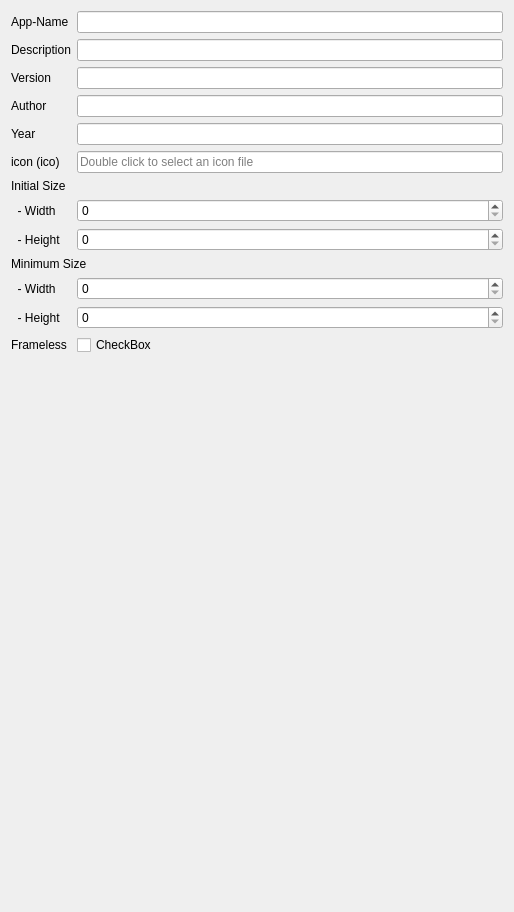
             <widget class="QWidget" name="page_8">
              <property name="geometry">
               <rect>
                <x>0</x>
                <y>0</y>
                <width>514</width>
                <height>912</height>
               </rect>
              </property>
              <property name="styleSheet">
               <string notr="true"/>
              </property>
              <attribute name="label">
               <string>Window</string>
              </attribute>
              <layout class="QFormLayout" name="formLayout_2">
               <item row="0" column="0">
                <widget class="QLabel" name="label">
                 <property name="minimumSize">
                  <size>
                   <width>0</width>
                   <height>0</height>
                  </size>
                 </property>
                 <property name="text">
                  <string>App-Name</string>
                 </property>
                </widget>
               </item>
               <item row="0" column="1">
                <widget class="QLineEdit" name="builder__window__app_name"/>
               </item>
               <item row="1" column="0">
                <widget class="QLabel" name="label_8">
                 <property name="text">
                  <string>Description</string>
                 </property>
                </widget>
               </item>
               <item row="1" column="1">
                <widget class="QLineEdit" name="builder__window__description"/>
               </item>
               <item row="2" column="0">
                <widget class="QLabel" name="label_2">
                 <property name="text">
                  <string>Version</string>
                 </property>
                </widget>
               </item>
               <item row="2" column="1">
                <widget class="QLineEdit" name="builder__window__version"/>
               </item>
               <item row="3" column="0">
                <widget class="QLabel" name="label_3">
                 <property name="text">
                  <string>Author</string>
                 </property>
                </widget>
               </item>
               <item row="3" column="1">
                <widget class="QLineEdit" name="builder__window__author"/>
               </item>
               <item row="4" column="0">
                <widget class="QLabel" name="label_4">
                 <property name="text">
                  <string>Year</string>
                 </property>
                </widget>
               </item>
               <item row="4" column="1">
                <widget class="QLineEdit" name="builder__window__year"/>
               </item>
               <item row="5" column="0">
                <widget class="QLabel" name="label_5">
                 <property name="text">
                  <string>icon (ico)</string>
                 </property>
                </widget>
               </item>
               <item row="5" column="1">
                <widget class="ClickableQLineEdit" name="builder__window__icon">
                 <property name="inputMask">
                  <string/>
                 </property>
                 <property name="text">
                  <string/>
                 </property>
                 <property name="dragEnabled">
                  <bool>false</bool>
                 </property>
                 <property name="placeholderText">
                  <string notr="true">Double click to select an icon file</string>
                 </property>
                 <property name="clearButtonEnabled">
                  <bool>false</bool>
                 </property>
                </widget>
               </item>
               <item row="6" column="0" colspan="2">
                <widget class="QLabel" name="label_7">
                 <property name="text">
                  <string>Initial Size</string>
                 </property>
                </widget>
               </item>
               <item row="7" column="0">
                <widget class="QLabel" name="label_47">
                 <property name="text">
                  <string>  - Width</string>
                 </property>
                </widget>
               </item>
               <item row="7" column="1">
                <widget class="QSpinBox" name="builder__window__initial_width"/>
               </item>
               <item row="8" column="0">
                <widget class="QLabel" name="label_48">
                 <property name="text">
                  <string>  - Height</string>
                 </property>
                </widget>
               </item>
               <item row="8" column="1">
                <widget class="QSpinBox" name="builder__window__initial_height"/>
               </item>
               <item row="9" column="0" colspan="2">
                <widget class="QLabel" name="label_6">
                 <property name="text">
                  <string>Minimum Size</string>
                 </property>
                </widget>
               </item>
               <item row="10" column="0">
                <widget class="QLabel" name="label_49">
                 <property name="text">
                  <string>  - Width</string>
                 </property>
                </widget>
               </item>
               <item row="10" column="1">
                <widget class="QSpinBox" name="builder__window__minimum_width"/>
               </item>
               <item row="11" column="0">
                <widget class="QLabel" name="label_50">
                 <property name="text">
                  <string>  - Height</string>
                 </property>
                </widget>
               </item>
               <item row="11" column="1">
                <widget class="QSpinBox" name="builder__window__minimum_height"/>
               </item>
               <item row="12" column="0">
                <widget class="QLabel" name="label_129">
                 <property name="text">
                  <string>Frameless</string>
                 </property>
                </widget>
               </item>
               <item row="12" column="1">
                <widget class="AnimatedCheck" name="builder__window__frameless">
                 <property name="text">
                  <string>CheckBox</string>
                 </property>
                </widget>
               </item>
              </layout>
             </widget>
